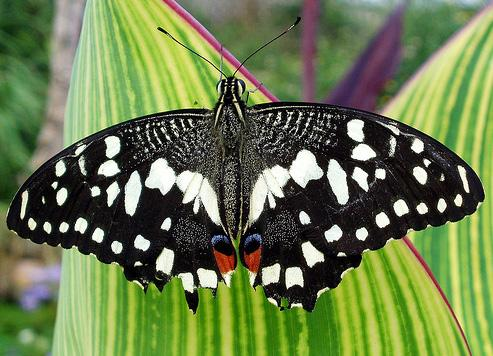
#> input picture Ch02/02_05 Begin/butterfly.jpg, 493 x 356 px
$ python 02_05.py
#> lines starting #> are read from the running program, lines starting #| are printed output that depends on the picture
import numpy as np
import cv2

im = cv2.imread("butterfly.jpg", 1)
#> im is the input picture: shape (356, 493, 3); mean B, G, R 77.2, 123.6, 107
gray = cv2. cvtColor(im, cv2.COLOR_RGB2GRAY)
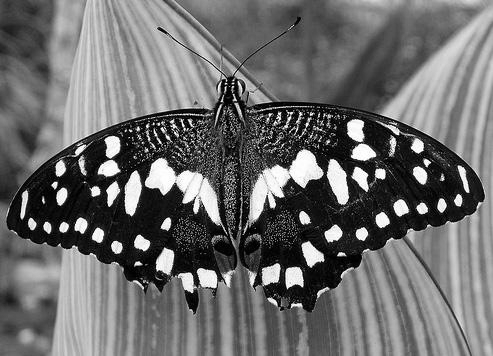
#> gray: shape (356, 493); min 0, max 255, mean 107.8
cv2.imwrite("gray.jpg", gray)

b = im[:,:,0]
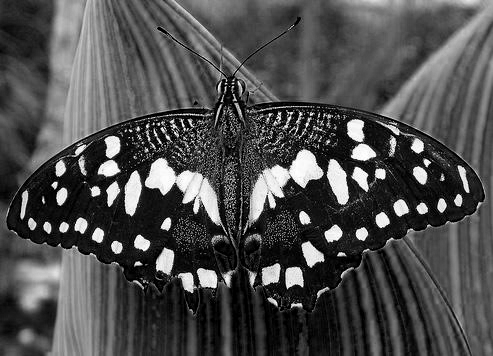
#> b: shape (356, 493); min 0, max 255, mean 77.2
g = im[:,:,1]
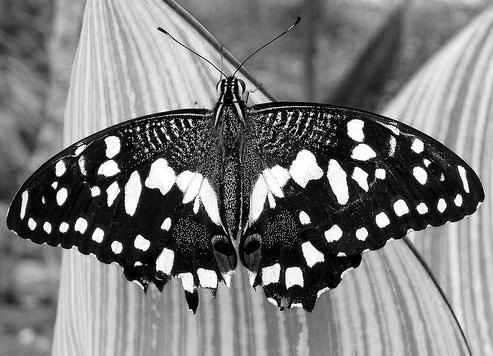
#> g: shape (356, 493); min 0, max 255, mean 123.6
r = im[:,:,2]
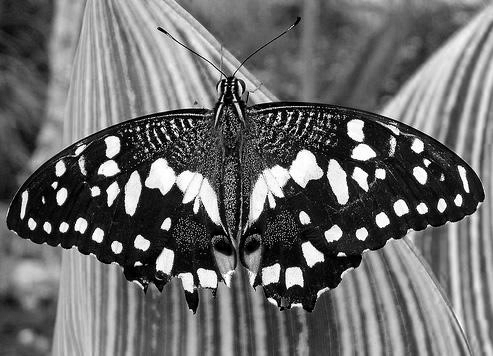
#> r: shape (356, 493); min 0, max 255, mean 107
a = ( b[:,:]+g[:,:]+r[:,:] )//3
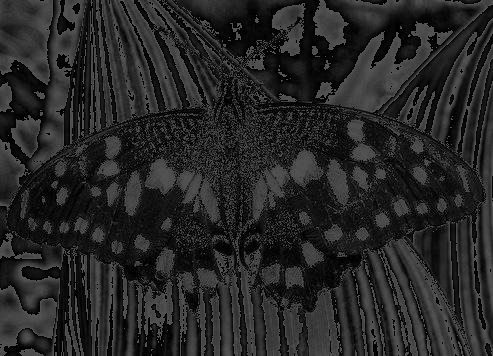
#> a: shape (356, 493); min 0, max 85, mean 38.2
print(a)
#> (printed output is left out)
rgba = cv2.merge((b,g,r,a))
cv2.imwrite("rgba.png", rgba)
